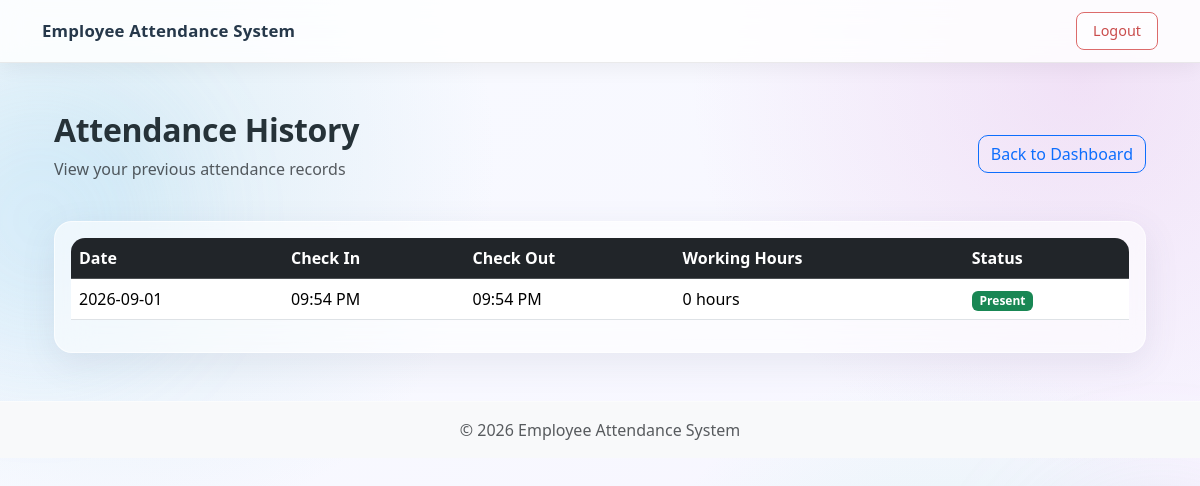
Screenshot of /attendance/history (signed in) with the database file from the repository.
### app.py (models this page shows)
class Attendance(db.Model):
    id = db.Column(db.Integer, primary_key=True)
    user_id = db.Column(
        db.Integer,
        db.ForeignKey("user.id"),
        nullable=False
    )
    user = db.relationship("User", backref="attendances")
    date = db.Column(db.Date, nullable=False)
    check_in = db.Column(db.DateTime)
    check_out = db.Column(db.DateTime)
    working_hours = db.Column(db.Float, default=0)
    status = db.Column(
        db.String(20),
        default="Present"
    )

### app.py (the view)
@app.route("/attendance/history")
def attendance_history():
    if "user_id" not in session:
        return redirect(url_for("login"))
    if session.get("role") != "employee":
        return "Access Denied", 403
    user_id = session["user_id"]
    attendances = Attendance.query.filter_by(
        user_id=user_id
    ).order_by(
        Attendance.date.desc()
    ).all()
    return render_template(
        "attendance_history.html",
        attendances=attendances
    )

### templates/attendance_history.html (shortened to what this page needs)
{% extends "base.html" %}
{% block content %}
<div class="container">
    <div class="d-flex justify-content-between align-items-center mb-4">
        <div>
            <h2>Attendance History</h2>
            <p class="text-muted">
                View your previous attendance records
            </p>
        </div>
        <a href="{{ url_for('employee_dashboard') }}"
           class="btn btn-outline-primary">
            Back to Dashboard
        </a>
    </div>
    <div class="card shadow-sm">
        <div class="card-body">
            {% if attendances %}
            <div class="table-responsive">
                <table class="table table-hover align-middle">
                    <thead class="table-dark">
                        <tr>
                            <th>Date</th>
                            <th>Check In</th>
                            <th>Check Out</th>
                            <th>Working Hours</th>
                            <th>Status</th>
                        </tr>
                    </thead>
                    <tbody>
                        {% for attendance in attendances %}
                        <tr>
                            <td>
                                {{ attendance.date }}
                            </td>
                            <td>
                                {% if attendance.check_in %}
                                    {{ attendance.check_in.strftime("%I:%M %p") }}
                                {% else %}
                                    --
                                {% endif %}
                            </td>
                            <td>
                                {% if attendance.check_out %}
                                    {{ attendance.check_out.strftime("%I:%M %p") }}
                                {% else %}
                                    --
                                {% endif %}
                            </td>
                            <td>
                                {{ attendance.working_hours or 0 }} hours
                            </td>
                            <td>
                                {% if attendance.status == "Present" %}
                                    <span class="badge bg-success">
                                        Present
                                    </span>
                                {% elif attendance.status == "Late" %}
                                    <span class="badge bg-warning text-dark">
                                        Late
                                    </span>
                                {% else %}
                                    <span class="badge bg-danger">
                                        {{ attendance.status }}
                                    </span>
                                {% endif %}
                            </td>
                        </tr>
                        {% endfor %}
                    </tbody>
                </table>
            </div>
            {% endif %}
        </div>
    </div>
</div>
{% endblock %}

### static/css/style.css (style rules this page uses)
* { box-sizing: border-box; }
body { margin: 0; min-height: 100vh; font-family: "Segoe UI", Tahoma, Geneva, Verdana, sans-serif; background: radial-gradient( circle at 10% 20%, rgba(173, 216, 230, 0.35), transparent 30% ), radial-gradient( circle at 90% 10%, rgba(221, 160, 221, 0.25), transparent 30% ), radial-gradient( circle at 80% 90%, rgba(144, 238, 210, 0.25), transparent 30% ), linear-gradient(135deg, #f8fbff, #f7f4ff); color: #263238; overflow-x: hidden; }
body::before, body::after { content: ""; position: fixed; width: 280px; height: 280px; border-radius: 50%; filter: blur(60px); opacity: 0.35; z-index: -1; animation: floatingBlob 10s ease-in-out infinite alternate; }
body::before { top: 10%; left: -100px; background: rgba(135, 206, 250, 0.45); }
body::after { bottom: 5%; right: -100px; background: rgba(221, 160, 221, 0.35); animation-delay: 3s; }
.card { background: rgba(255, 255, 255, 0.58) !important; backdrop-filter: blur(18px); -webkit-backdrop-filter: blur(18px); border: 1px solid rgba(255, 255, 255, 0.65) !important; border-radius: 18px !important; box-shadow: 0 10px 35px rgba(80, 90, 120, 0.10) !important; transition: transform 0.3s ease, box-shadow 0.3s ease; }
.card-body { border-radius: 18px; }
h1, h2, h3, h4, h5 { font-weight: 600; }
h2 { letter-spacing: -0.3px; }
.btn { border-radius: 10px !important; font-weight: 500; transition: transform 0.25s ease, box-shadow 0.25s ease, background-color 0.25s ease; }
.table-responsive { width: 100%; overflow-x: auto; overflow-y: hidden; -webkit-overflow-scrolling: touch; border-radius: 14px; }
a { transition: 0.25s ease; }

### rows the page displays
Attendance: date "2026-09-01", check_in "09:54 PM", check_out "09:54 PM", working_hours "0", status "Present"
